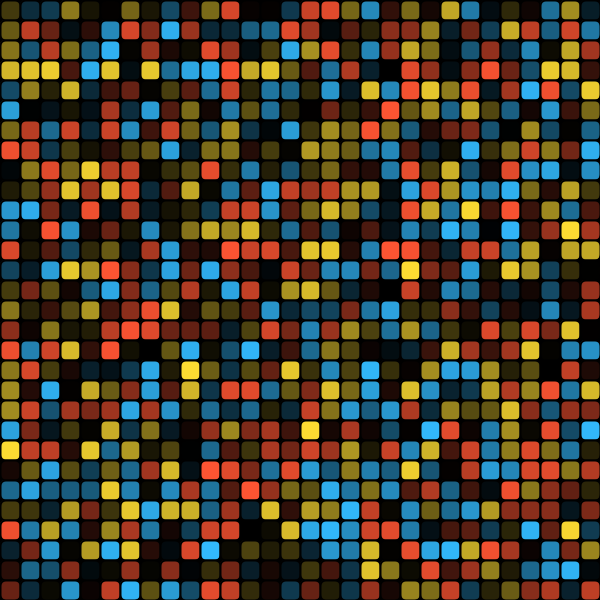
Frame 1 (no input)
Frame 60 (the mouse pressed at the canvas centre just before this capture): identical to frame 1, image omitted
Frame 120 (the mouse held since frame 60 and released just before this capture): identical to frame 1, image omitted

The Processing sketch that drew this single still picture (run headless with seeded random() and noise(); from frame 60 on, the mouse is pressed at the canvas centre):

// Processing sketch: drmario
// ── drmario.pde
// 色パレットの例（おまけ）

void setup() {
  size(600, 600);
  background(0);

  // 色空間はHSB
  colorMode(HSB, 360, 100, 100);

  noStroke();
  stroke(0);
  strokeWeight(2);

  // 2重のfor文でグリッドを描く
  for (int iy = 0; iy < 30; iy++) {
    for (int ix = 0; ix < 30; ix++) {
      float rnd = random(100);
      float h;
      if (rnd < 33) {
        h = 10;
      } else if (rnd <66) {
        h = 50;
      } else {
        h = 200;
      }
      float s = 80;
      float b = random(100);
      fill(h, s, b);

      rect(
        ix * 20, iy * 20,
        20, 20,
        6
      );
    }
  }
}

void draw() {
}
